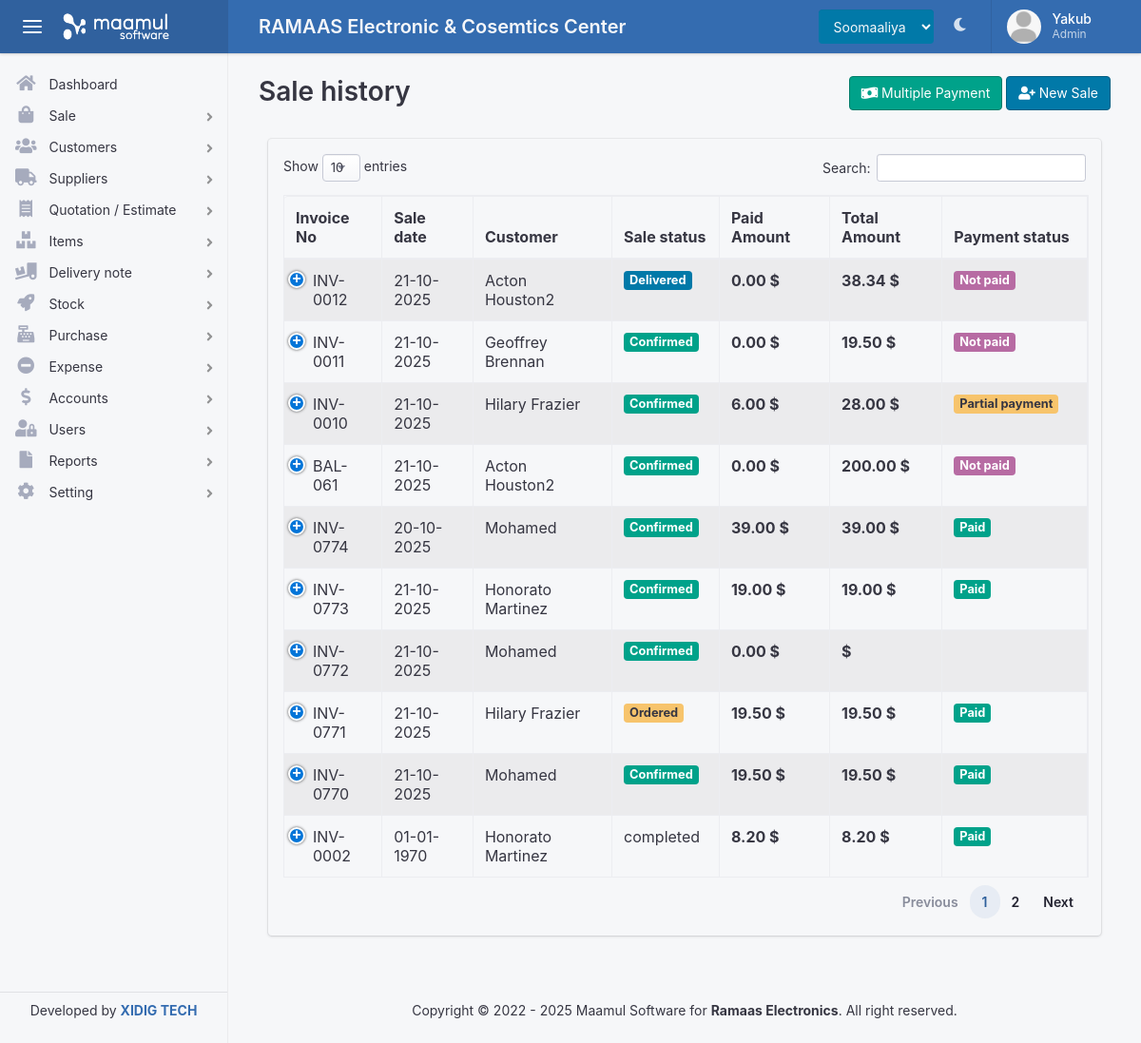
The page /sales/history.php (signed in) on the database its author committed.
### tables this page shows
CREATE TABLE `usergroup` (
  `group_id` int(11) NOT NULL,
  `group_name` varchar(50) DEFAULT NULL,
  `description` varchar(50) DEFAULT NULL,
  `warehouse` int(11) DEFAULT NULL,
  `created_date` datetime DEFAULT NULL,
  `created_by` int(11) DEFAULT NULL
);

CREATE TABLE `menu` (
  `menu_id` int(11) NOT NULL,
  `menu_name` varchar(50) DEFAULT NULL,
  `menu_icon` varchar(50) DEFAULT NULL,
  `has_sup_menu` int(11) DEFAULT NULL,
  `url` varchar(255) DEFAULT NULL,
  `sort_by` int(11) NOT NULL
);

CREATE TABLE `orders` (
  `order_id` int(11) NOT NULL,
  `ser` varchar(50) NOT NULL,
  `cust_id` int(11) DEFAULT NULL,
  `order_date` datetime DEFAULT NULL,
  `po_number` varchar(50) NOT NULL,
  `pay_method` int(11) DEFAULT NULL,
  `discount_on_all` decimal(11,2) DEFAULT NULL,
  `pr_be_dis` decimal(11,2) DEFAULT NULL,
  `pr_af_dis` decimal(11,2) DEFAULT NULL,
  `amount` decimal(11,2) NOT NULL,
  `payment_status` varchar(50) DEFAULT NULL,
  `order_status` varchar(50) DEFAULT NULL,
  `balance` decimal(11,2) DEFAULT NULL,
  `trans_date` datetime DEFAULT NULL,
  `order_by` int(11) DEFAULT NULL,
  `updated_by` int(11) DEFAULT NULL,
  `warehouse` int(11) DEFAULT NULL,
  `payment_deadline` varchar(50) NOT NULL
);

CREATE TABLE `customer` (
  `customer_id` int(11) NOT NULL,
  `cust_serial` varchar(50) DEFAULT NULL,
  `cust_name` varchar(50) DEFAULT NULL,
  `cust_phone` varchar(50) DEFAULT NULL,
  `cust_addr` varchar(255) DEFAULT NULL,
  `cust_email` varchar(50) DEFAULT NULL,
  `description` varchar(255) DEFAULT NULL,
  `reg_date` datetime DEFAULT NULL,
  `reg_by` int(11) DEFAULT NULL,
  `warehouse_id` int(11) DEFAULT NULL,
  `status` varchar(50) NOT NULL
);

### sales/history.php (the view, shortened to what this page needs)
<?php $title = 'Sale history';  include(ROOT_PATH . '/inc/header.php'); ?>
      <?php $menu = 'Iibin'  ?>
  <body>
    <div class="app">
      <?php include(ROOT_PATH .'/inc/nav.php'); ?>
      <?php include(ROOT_PATH . '/inc/sidebar.php'); ?>
      <main class="app-main">
        <div class="wrapper">
          <div class="page">
            <div class="page-inner">
              <header class="page-title-bar">
              <div class="row">
                <div class="col-md-6">
                  <h1 class="page-title"> Sale history </h1>
                </div>
                <div class="col-md-6 text-right">
                    <a href="<?= BASE_URL ?>sales/multiple-payment" class="btn btn-success"> <i class="fa fa-money-bill-wave"></i> Multiple Payment </a>
                    <a href="<?= BASE_URL ?>sales/new" class="btn btn-info"> <i class="fa fa-user-plus"></i> New Sale </a>
                </div>
              </div>
              </header>
              <div class="page-section">
                <div class="section-block">
                  <div class="col-md-12">
                    <div class="card bg-light ">
                      <div class="card-body ">
                        <table id="example1" class="table table-bordered  table-striped ">
                          <thead>
                            <tr>
                              <th>Invoice No</th>
                              <th>Sale date</th>
                              <th>Customer</th>
                              <th>Sale status</th>
                              <th>Paid Amount</th>
                              <th>Total Amount</th>
                              <th>Payment status</th>
                            </tr>
                          </thead>
                          <tbody>
                            <?php
                              $stmt = "SELECT orders.order_id, orders.ser, orders.order_date, customer.cust_name,
                              customer.cust_phone, orders.order_status, orders.amount,orders.pr_af_dis, orders.balance, orders.payment_status
                              FROM orders, customer WHERE orders.cust_id = customer.customer_id AND orders.order_status != 'on-going' ORDER BY orders.order_id DESC";
                              $result = mysqli_query($con, $stmt);
                              while($row = mysqli_fetch_assoc($result)){
                                $id = $row['order_id'];
                                $ser = $row['ser'];
                                $date = date('d-m-Y', strtotime($row['order_date'])) ;
                                $cust = $row['cust_name'];
                                $cphone = $row['cust_phone'];
                                $ostatus = $row['order_status'];
                                $pamount = $row['amount'];
                                $tamount = $row['pr_af_dis'];
                                $pstatus = $row['payment_status'];
                                $addPay = "";
                                if($pstatus != "Paid"){
                                  $addPay =  "<button type='button' data-toggle='modal' data-target='#addPayModal' id='btnAddPay' data-id='$id'  class='dropdown-item'> <i class='fa fa-plus'></i> Add payment</button>";
                                }
                                if($pstatus == "Not paid"){ $pstatus = " <span class='badge  badge-danger'>$pstatus</span> "; }
                                else if($pstatus == "Partial payment" ){  $pstatus = " <span class='badge badge-warning'>$pstatus</span> "; }
                                else if($pstatus == "Paid" ){  $pstatus = " <span class='badge  badge-success'>$pstatus</span> "; }
                                if($ostatus == "Confirmed"){
                                  $ostatus = "<span class='badge  badge-success'>$ostatus</span>";
                                }else if($ostatus == "Delivered"){
                                  $ostatus = "<span class='badge  badge-info'>$ostatus</span>";
                                }else if($ostatus == "Ordered"){
                                  $ostatus = "<span class='badge  badge-warning'>$ostatus</span>";
                                }
                                echo "
                                  <tr>
                                    <td>$ser</td>
                                    <td>$date</td>
                                    <td>$cust</td>
                                    <td> $ostatus </td>
                                    <td> <strong>$pamount $</strong> </td>
                                    <td> <strong>$tamount $</strong> </td>
                                    <td> $pstatus</td>
                                    <td>
                                    <div class='dropdown d-inline-block'>
                                      <button class='btn btn-icon btn-secondary' data-toggle='dropdown' aria-expanded='false'><i class='fa fa-fw fa-ellipsis-h'></i></button>
                                      <div class='dropdown-menu dropdown-menu-right' style=''>
                                        <div class='dropdown-arrow'></div>
                                        <button type='button' data-toggle='modal' data-target='#orderDetailModal' id='sale_detail' data-id='$id' class='dropdown-item'> <i class='fa fa-eye'></i> View Sale</button>
                                        <a href='" . BASE_URL . 'sales/edit?id='. "$id' type='button' class='dropdown-item'> <i class='fa fa-edit'></i> Edit sale</a>
                                        $addPay
                                        <button type='button' class='dropdown-item btn-success' id='btnSendWhatsApp' data-id='$id' data-phone='$cphone' data-invoice='$ser'><i class='fab fa-whatsapp'></i> Send to WhatsApp</button>
                                        <a  href='" . BASE_URL . 'sales/download?ref='. "$id' class='dropdown-item btn-info' id='' data-id='$id'><i class='fa fa-download'></i> Download</a>
                                        <button type='button' class='dropdown-item btn-danger' id='btnDelSale' data-id='$id'><i class='fa fa-trash'></i> Delete sale</button>
                                      </div>
                                    </div>
                                    </td>
                                  </tr>
                                ";
                              }
                            ?>
                          </tbody>
                        </table>
                      </div>
                    </div>
                  </div>
                </div>
              </div>
            </div>
          </div>
        </div>
          <?php include(ROOT_PATH .'/inc/footer.php'); ?>
      </main>
    </div>
<?php include(ROOT_PATH .'/inc/footer_links.php'); ?>

### inc/nav.php (shortened to what this page needs)
<header class="app-header app-header-dark">
        <div class="top-bar">
          <div class="top-bar-brand">
            <button class="hamburger hamburger-squeeze mr-2" type="button" data-toggle="aside-menu" aria-label="toggle aside menu"><span class="hamburger-box"><span class="hamburger-inner"></span></span></button>
            <a href="<?= BASE_URL ?>">
                <img src="<?= BASE_URL ?>assets/images/logo/logo.png" height='40' alt="">
            </a>
          </div>
          <div class="top-bar-list">
            <div class="top-bar-item top-bar-item-full">
              <h5 class=' w-100 text-light my-1 '>RAMAAS Electronic & Cosemtics Center</h5>
            </div>
            <div class="top-bar-item top-bar-item-right px-0 d-none d-sm-flex">
              <ul class="header-nav nav">
                <div class="nav-item ">
                  <select name="" id="" class="form-control bg-info text-light " style='border:0;'>
                    <option value="English">Soomaaliya</option>
                  </select>
                </div>
                <li class="nav-item dropdown header-nav-dropdown ">
                  <a class="nav-link" data-toggle="skin" href="#"   ><span class="fas fa-moon ml-1"></span></a>
                </li>
              </ul>
              <div class="dropdown d-none d-md-flex">
                <button class="btn-account" type="button" data-toggle="dropdown" aria-haspopup="true" aria-expanded="false"><span class="user-avatar user-avatar-md"><img src="<?= BASE_URL ?>assets/images/<?php if(empty($_SESSION['profile'])){echo 'profile.png';}else{ echo $_SESSION['profile'];}  ?>" alt=""></span> <span class="account-summary pr-lg-4 d-none d-lg-block"><span class="account-name"><?=$_SESSION['fname'] ?></span> <span class="account-description"><?php echo get_role(); ?></span></span></button>
              </div>
            </div>
          </div>
        </div>
      </header>
  <?php
    function get_role(){
      global $con;
      $id = $_SESSION['uid'];
      $stmt = "SELECT * FROM usergroup WHERE group_id in (SELECT usergroup FROM users WHERE userid = $id)";
      $result = mysqli_query($con, $stmt);
      $row = mysqli_fetch_assoc($result);
      echo $row['group_name'];
    }
  ?>

### inc/sidebar.php (shortened to what this page needs)
<aside class="app-aside app-aside-expand-md app-aside-light">
        <div class="aside-content">
          <div class="aside-menu overflow-hidden">
            <nav id="stacked-menu" class="stacked-menu">
              <ul class="menu">
                <li class="menu-item  <?php if(isset($menu) && $menu == 'Dashboard') {echo 'has-active'; }else{ echo '';} ?>">
                  <a href="<?= BASE_URL ?>" class="menu-link"><span class="menu-icon fas fa-home"></span> <span class="menu-text">Dashboard</span></a>
                </li>
                <?php
                  $groupid = $_SESSION['usergroup'];
                  $stmt = "SELECT * from menu WHERE menu_id in (SELECT menu_id FROM submenu WHERE submenu_id IN(
                  SELECT sub_menu_id FROM previlage WHERE group_id = $groupid)) ORDER BY sort_by ASC";
                  $result = mysqli_query($con, $stmt);
                  while($row = mysqli_fetch_assoc($result)){
                    $name = $row['menu_name'];
                    $icon = $row['menu_icon'];
                   if(isset($menu) && $menu == $name) { $is_active = 'has-active'; } else { $is_active = '';}
                    echo "
                    <li class='menu-item  has-child $is_active'>
                      <a href='#' class='menu-link'><span class='$icon'></span> <span class='menu-text'>$name</span></a>
                      <ul class='menu'>  ";
                        echo "
                        </ul>
                        </li>
                        ";
                  }
                ?>
              </ul>
            </nav>
          </div>
          <footer class="aside-footer border-top p-2">
            <p href="" class="text-center"> Developed by <strong> <a href="xidigtech.com">XIDIG TECH</a> </strong> </p>
          </footer>
        </div>
      </aside>

### rows shown on the page
usergroup: group_name "Admin"
menu: menu_name "Sale"
menu: menu_name "Customers"
menu: menu_name "Suppliers"
menu: menu_name "Quotation / Estimate"
menu: menu_name "Items"
menu: menu_name "Delivery note"
menu: menu_name "Stock"
menu: menu_name "Purchase"
menu: menu_name "Expense"
menu: menu_name "Accounts"
menu: menu_name "Users"
menu: menu_name "Reports"
menu: menu_name "Setting"
orders: ser "INV-0012", order_date "21-10-2025", cust.cust_name "Acton Houston2", order_status "Delivered", amount "0.00", pr_af_dis "38.34", payment_status "Not paid"
orders: ser "INV-0011", order_date "21-10-2025", cust.cust_name "Geoffrey Brennan", order_status "Confirmed", amount "0.00", pr_af_dis "19.50", payment_status "Not paid"
orders: ser "INV-0010", order_date "21-10-2025", cust.cust_name "Hilary Frazier", order_status "Confirmed", amount "6.00", pr_af_dis "28.00", payment_status "Partial payment"
orders: ser "BAL-061", order_date "21-10-2025", cust.cust_name "Acton Houston2", order_status "Confirmed", amount "0.00", pr_af_dis "200.00", payment_status "Not paid"
orders: ser "INV-0774", order_date "20-10-2025", cust.cust_name "Mohamed", order_status "Confirmed", amount "39.00", pr_af_dis "39.00", payment_status "Paid"
orders: ser "INV-0773", order_date "21-10-2025", cust.cust_name "Honorato Martinez", order_status "Confirmed", amount "19.00", pr_af_dis "19.00", payment_status "Paid"
orders: ser "INV-0772", order_date "21-10-2025", cust.cust_name "Mohamed", order_status "Confirmed", amount "0.00"
orders: ser "INV-0771", order_date "21-10-2025", cust.cust_name "Hilary Frazier", order_status "Ordered", amount "19.50", pr_af_dis "19.50", payment_status "Paid"
orders: ser "INV-0770", order_date "21-10-2025", cust.cust_name "Mohamed", order_status "Confirmed", amount "19.50", pr_af_dis "19.50", payment_status "Paid"
orders: ser "INV-0002", order_date "01-01-1970", cust.cust_name "Honorato Martinez", order_status "completed", amount "8.20", pr_af_dis "8.20", payment_status "Paid"

### other values the page prints
$_SESSION['fname'] "Yakub"
